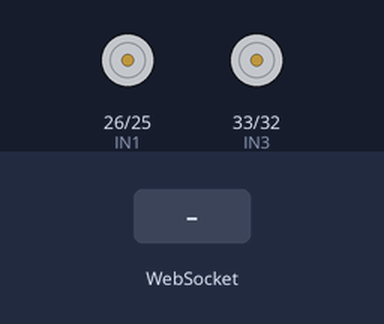
This sketch was run on a simulated ESP32. Parts: motor-driver pin pairs drawn as motors (green arrow = first pin HIGH = forward, orange = second pin HIGH = backward, longer = more drive). The test bench sets the inputs (shaded band). WiFi joins after 1.5 s; servers stay silent unless stated; what the sketch prints to the serial monitor is not drawn.

Above: at 2.7 s.
2.8 s: WebSocket text "W" received
At 3.8 s:
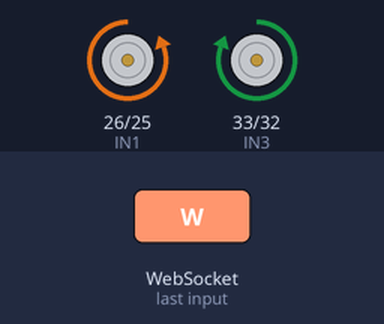
4.3 s: WebSocket text "B" received
At 5.0 s:
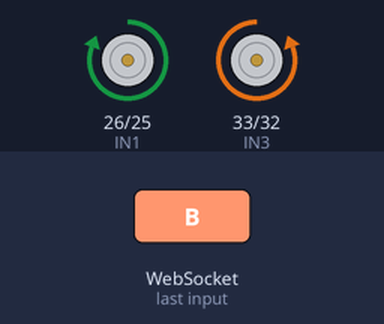
5.8 s: WebSocket text "A" received
At 6.1 s:
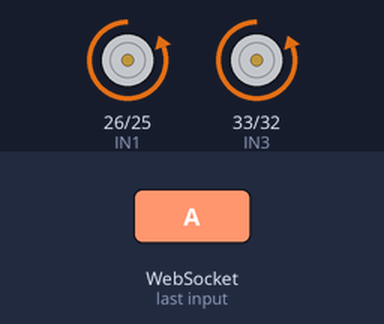
7.3 s: WebSocket text "D" received
At 8.5 s:
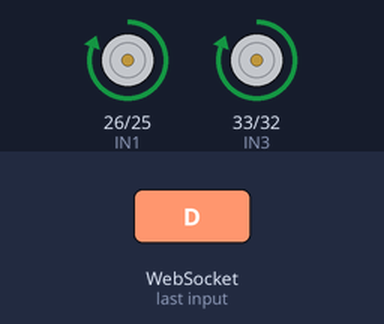
8.8 s: WebSocket text "S" received
At 9.6 s:
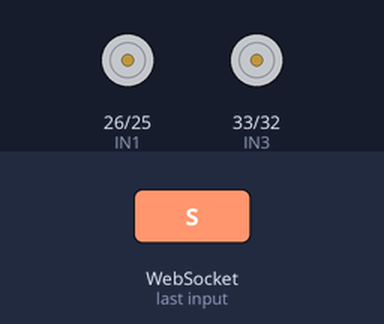
10.3 s: WebSocket text "X" received
At 10.8 s:
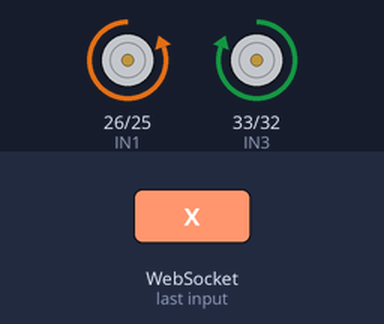
Timing chart, 0 to 12.8 s (numbered marks = the images above; inputs shaded):
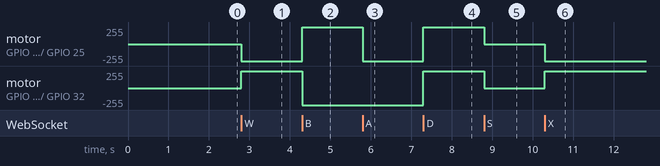

The sketch:

ESP32_WebSockets.ino
```cpp
#include <WiFi.h>
#include <WebSocketsClient.h>

// Wi-Fi credentials
const char *ssid = "Pixel 7";     // Replace with your hotspot SSID
const char *password = "68986898"; // Replace with your hotspot password


// Server details
const char *host = "192.168.18.166"; // Replace with the IP shown in the app
const int port = 5000;

// Motor control pins for L298N
const int IN1 = 26; // Motor 1 forward
const int IN2 = 25; // Motor 1 backward
const int IN3 = 33; // Motor 2 forward
const int IN4 = 32; // Motor 2 backward

WiFiClient client;
WebSocketsClient webSocket;

void setup()
{
  Serial.begin(115200);

  // Initialize motor pins as outputs
  pinMode(IN1, OUTPUT);
  pinMode(IN2, OUTPUT);
  pinMode(IN3, OUTPUT);
  pinMode(IN4, OUTPUT);

  // Set all motor pins to LOW by default
  stopMotors();
  Serial.println("Motors initialized. All pins set to LOW.");

  // Connect to Wi-Fi
  WiFi.begin(ssid, password);
  Serial.print("Connecting to Wi-Fi");
  while (WiFi.status() != WL_CONNECTED)
  {
    delay(500);
    Serial.print(".");
  }
  Serial.println("\nWiFi connected");
  Serial.print("IP Address: ");
  Serial.println(WiFi.localIP());

  // Connect as a WebSocket client to the phone's IP and port
  webSocket.begin(host, port, "/");
  webSocket.onEvent(webSocketEvent);
  webSocket.setReconnectInterval(1000);      // Attempt reconnection every second
  webSocket.enableHeartbeat(15000, 3000, 2); // Enable heartbeat to maintain connection
  Serial.println("WebSocket client mode started.");
}

void webSocketEvent(WStype_t type, uint8_t *payload, size_t length)
{
  switch (type)
  {
  case WStype_DISCONNECTED:
    Serial.println("WebSocket disconnected!");
    stopMotors(); // Safety measure
    break;
  case WStype_CONNECTED:
    Serial.println("WebSocket connected!");
    break;
  case WStype_TEXT:
    if (length == 1)
    { // We expect single character commands
      char command = payload[0];
      switch (command)
      {
      case 'W':
        forward();
        break;
      case 'B':
        backward();
        break;
      case 'S':
        stopMotors();
        break;
      case 'A':
        left();
        break;
      case 'D':
        right();
        break;
      case 'X':
        forward();
        break;
      case 'Y':
        backward();
        break;
      default:
        stopMotors();
      }
    }
    break;
  default:
    break;
  }
}

// Motor control functions
void forward()
{
  digitalWrite(IN1, LOW);  // Motor 1 forward
  digitalWrite(IN2, HIGH); // Motor 1 backward
  digitalWrite(IN3, HIGH); // Motor 2 forward
  digitalWrite(IN4, LOW);  // Motor 2 backward
  Serial.println("Moving Forward");
}

void backward()
{
  digitalWrite(IN1, HIGH); // Motor 1 forward
  digitalWrite(IN2, LOW);  // Motor 1 backward
  digitalWrite(IN3, LOW);  // Motor 2 forward
  digitalWrite(IN4, HIGH); // Motor 2 backward

  Serial.println("Moving Backward");
}

void left()
{

  digitalWrite(IN1, LOW);  // Motor 1 forward
  digitalWrite(IN2, HIGH); // Motor 1 backward
  digitalWrite(IN3, LOW);  // Motor 2 forward
  digitalWrite(IN4, HIGH); // Motor 2 backward
  Serial.println("Turning Left");
}

void right()
{
  digitalWrite(IN1, HIGH); // Motor 1 forward
  digitalWrite(IN2, LOW);  // Motor 1 backward
  digitalWrite(IN3, HIGH); // Motor 2 forward
  digitalWrite(IN4, LOW);  // Motor 2 backward

  Serial.println("Turning Right");
}

void stopMotors()
{
  digitalWrite(IN1, LOW);
  digitalWrite(IN2, LOW);
  digitalWrite(IN3, LOW);
  digitalWrite(IN4, LOW);
  Serial.println("Motors Stopped");
}

void loop()
{
  webSocket.loop();

  // Add reconnection logic
  if (WiFi.status() != WL_CONNECTED)
  {
    stopMotors();
    Serial.println("WiFi disconnected. Reconnecting...");
    WiFi.reconnect();
    delay(100);
  }
}
```

Measured:
- after the input at 2.8 s, motor on GPIO 26 (IN1) / GPIO 25 (IN2): stopped → backward 255/255 at once; motor on GPIO 33 (IN3) / GPIO 32 (IN4): stopped → forward 255/255 at once
- after the input at 4.3 s, motor on GPIO 26 (IN1) / GPIO 25 (IN2): backward 255/255 → forward 255/255 at once; motor on GPIO 33 (IN3) / GPIO 32 (IN4): forward 255/255 → backward 255/255 at once
- after the input at 5.8 s, motor on GPIO 26 (IN1) / GPIO 25 (IN2): forward 255/255 → backward 255/255 at once
- after the input at 7.3 s, motor on GPIO 26 (IN1) / GPIO 25 (IN2), motor on GPIO 33 (IN3) / GPIO 32 (IN4): backward 255/255 → forward 255/255 at once
- after the input at 8.8 s, motor on GPIO 26 (IN1) / GPIO 25 (IN2), motor on GPIO 33 (IN3) / GPIO 32 (IN4): forward 255/255 → stopped at once
- after the input at 10.3 s, motor on GPIO 26 (IN1) / GPIO 25 (IN2): stopped → backward 255/255 at once; motor on GPIO 33 (IN3) / GPIO 32 (IN4): stopped → forward 255/255 at once
